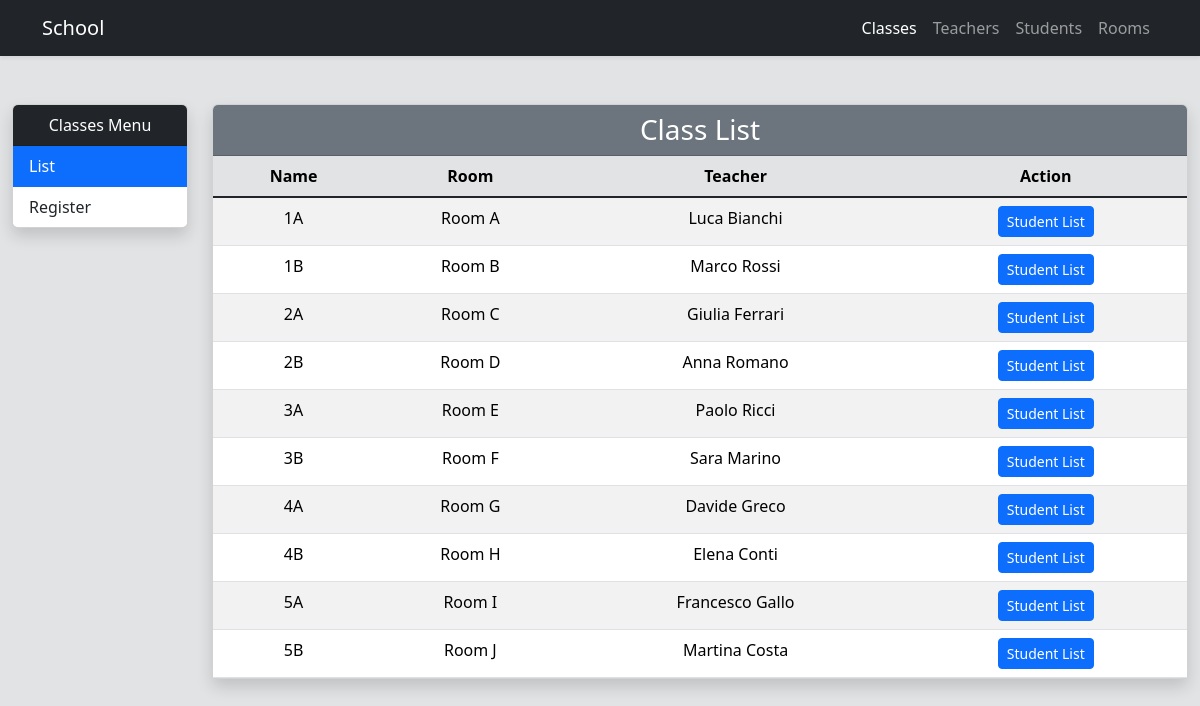
The page / on the database its author committed.
### tables this page shows
CREATE TABLE classes (
  id BIGINT UNSIGNED AUTO_INCREMENT PRIMARY KEY,
  name VARCHAR(45) NOT NULL,
  room_id BIGINT UNSIGNED NOT NULL,
  teacher_id BIGINT UNSIGNED NOT NULL,
  registered_at TIMESTAMP DEFAULT CURRENT_TIMESTAMP,
  updated_at TIMESTAMP DEFAULT CURRENT_TIMESTAMP ON UPDATE CURRENT_TIMESTAMP,
  FOREIGN KEY (room_id) REFERENCES rooms(id),
  FOREIGN KEY (teacher_id) REFERENCES teachers(id)
);

CREATE TABLE rooms (
  id BIGINT UNSIGNED AUTO_INCREMENT PRIMARY KEY,
  name VARCHAR(45) NOT NULL,
  registered_at TIMESTAMP DEFAULT CURRENT_TIMESTAMP,
  updated_at TIMESTAMP DEFAULT CURRENT_TIMESTAMP ON UPDATE CURRENT_TIMESTAMP
);

CREATE TABLE teachers (
  id BIGINT UNSIGNED AUTO_INCREMENT PRIMARY KEY,
  first_name VARCHAR(45) NOT NULL,
  last_name VARCHAR(45) NOT NULL,
  registered_at TIMESTAMP DEFAULT CURRENT_TIMESTAMP,
  updated_at TIMESTAMP DEFAULT CURRENT_TIMESTAMP ON UPDATE CURRENT_TIMESTAMP
);

### controller/AbstractBase.php (called while the page is built, shortened)
<?php
    abstract class AbstractBase {
        protected $template = '';
        public function run($action) {
            $methodName = $action . 'Action';
            if (method_exists($this, $methodName)) {
                $this->$methodName();
            } else {
                $this->render404();
            }
            $this->render();
        }
        protected function setTemplate($template, $controller = null) {
            if (empty($controller)) {
                $controller = get_class($this);
            }
            $this->template = "view/$controller/$template.tpl.php";
        }
        protected function getTemplate() {
            return $this->template;
        }
        protected function render() {
            require_once $this->getTemplate();
        }
    }
?>

### model/entities/DatabaseConnect.php (called while the page is built, shortened)
<?php
    class DatabaseConnect {
        private static $database = null;
        public static function getDatabase() {
            if (self::$database === null) {
                try {
                    self::$database = new PDO(
                        'mysql:host=localhost;port=8889;dbname=school_administration',
                        'root',
                        'root'
                    );
                    self::$database->setAttribute(PDO::ATTR_ERRMODE, PDO::ERRMODE_EXCEPTION);
                } catch (PDOException $error) {
                    echo $error->getMessage();
                }
            }
            return self::$database;
        }
    }
?>

### model/function.inc.php (called while the page is built, shortened)
<?php
    function autoloadControllers($controllerName) {
        $controllerFile = 'controller/' . $controllerName . '.php';
    }
    function autoloadEntities($entityName) {
        $entityFile = 'model/entities/' . $entityName . '.php';
    }
?>

### model/traits/ActiveRecordable.php (called while the page is built, shortened)
<?php
    trait ActiveRecordable {
        protected static function investigateTable() {
            $table = strtolower(static::class);
            return $table;
        }
    }
?>

### model/traits/Findable.php (called while the page is built, shortened)
<?php
    trait Findable {
        public static function fetchAllFromDatabase() {
            $sql = vsprintf(
                'SELECT * FROM %s',
                [self::investigateTable()]
            );
            $query = DatabaseConnect::getDatabase()->query($sql);
            $query->setFetchMode(PDO::FETCH_CLASS, static::class);
            return $query->fetchAll();
        }
        public static function fetchFromDatabase($id) {
            $sql = vsprintf(
                'SELECT * FROM %s WHERE id = ?',
                [self::investigateTable()]
            );
            $query = DatabaseConnect::getDatabase()->prepare($sql);
            $query->execute([$id]);
            $query->setFetchMode(PDO::FETCH_CLASS, static::class);
            return $query->fetch();
        }
    }
?>

### controller/IndexController.php (called while the page is built, shortened)
<?php
    class IndexController extends AbstractBase {
        public function showAllClassesAction() {
            $this->addContext("class_list", Classes::fetchAllFromDatabase());
        }
    }
?>

### model/entities/Classes.php (called while the page is built, shortened)
<?php
    class Classes {
        private int $id = 0;
        private String $name = "";
        private int $room_id = 0;
        private int $teacher_id = 0;
        public function getId() {
            return $this->id;
        }
        public function getName() {
            return $this->name;
        }
        public function getRoom() {
            return Rooms::fetchFromDatabase($this->room_id);
        }
        public function getTeacher():Teachers {
            return Teachers::fetchFromDatabase($this->teacher_id);
        }
    }
?>

### model/entities/Rooms.php (called while the page is built, shortened)
<?php
    class Rooms {
        private String $name = "";
        public function getName() {
            return $this->name;
        }
        public function __toString() {
            return $this->getName();
        }
    }
?>

### model/entities/Teachers.php (called while the page is built, shortened)
<?php
    class Teachers {
        private String $first_name = "";
        private String $last_name = "";
        public function getFirst_name() {
            return $this->first_name;
        }
        public function getLast_name() {
            return $this->last_name;
        }
        public function __toString() {
            return $this->getFirst_name() . ' ' . $this->getLast_name();
        }
    }
?>

### view/IndexController/showAllClassesAction.tpl.php (the view, shortened to what this page needs)
<!DOCTYPE html>
<html lang="en">
<head>
    <link href="https://cdn.jsdelivr.net/npm/bootstrap@5.3.2/dist/css/bootstrap.min.css" rel="stylesheet">
</head>
<body class="bg-secondary-subtle">
    <nav class="navbar navbar-expand-lg navbar-dark bg-dark shadow-sm">
        <div class="container">
            <a class="navbar-brand">School</a>
            <div class="navbar-nav ms-auto">
                <a class="nav-link active" href="#">Classes</a>
                <a class="nav-link" href="index.php?action=showAllTeachers">Teachers</a>
                <a class="nav-link" href="index.php?action=showAllStudents">Students</a>
                <a class="nav-link" href="index.php?action=showAllRooms">Rooms</a>
            </div>
        </div>
    </nav>
    <div class="container-fluid py-5">
        <div class="row">
            <div class="col-md-3 col-lg-2 mb-4">
                <div class="card shadow">
                    <div class="card-header bg-dark text-white text-center">
                        Classes Menu
                    </div>
                    <div class="list-group list-group-flush">
                        <a href="#"
                            class="list-group-item list-group-item-action active">
                            List
                        </a>
                        <a href="index.php?action=registerNewClass"
                            class="list-group-item list-group-item-action">
                            Register
                        </a>
                    </div>
                </div>
            </div>
            <div class="col-md-9 col-lg-10">
                <div class="card shadow">
                    <div class="card-header bg-secondary text-white text-center">
                        <h3 class="mb-0">Class List</h3>
                    </div>
                    <div class="card-body p-0">
                        <table class="table table-striped table-hover mb-0 text-center">
                            <thead class="table-secondary">
                                <tr>
                                    <th>Name</th>
                                    <th>Room</th>
                                    <th>Teacher</th>
                                    <th>Action</th>
                                </tr>
                            </thead>
                            <tbody class="table-group-divider">
                                <?php foreach ($class_list as $class) { ?>
                                    <tr>
                                        <td><?= $class->getName(); ?></td>
                                        <td><?= $class->getRoom(); ?></td>
                                        <td><?= $class->getTeacher(); ?></td>
                                        <td>
                                            <a href="index.php?action=showStudentsInClass&class_id=<?= $class->getId(); ?>"
                                                class="btn btn-primary btn-sm">
                                                Student List
                                            </a>
                                        </td>
                                    </tr>
                                <?php } ?>
                            </tbody>
                        </table>
                    </div>
                </div>
            </div>
        </div>
    </div>
</body>
</html>

### rows shown on the page
classes: name "1A", room.name "Room A", teacher.last_name "Luca Bianchi"
classes: name "1B", room.name "Room B", teacher.last_name "Marco Rossi"
classes: name "2A", room.name "Room C", teacher.last_name "Giulia Ferrari"
classes: name "2B", room.name "Room D", teacher.last_name "Anna Romano"
classes: name "3A", room.name "Room E", teacher.last_name "Paolo Ricci"
classes: name "3B", room.name "Room F", teacher.last_name "Sara Marino"
classes: name "4A", room.name "Room G", teacher.last_name "Davide Greco"
classes: name "4B", room.name "Room H", teacher.last_name "Elena Conti"
classes: name "5A", room.name "Room I", teacher.last_name "Francesco Gallo"
classes: name "5B", room.name "Room J", teacher.last_name "Martina Costa"
